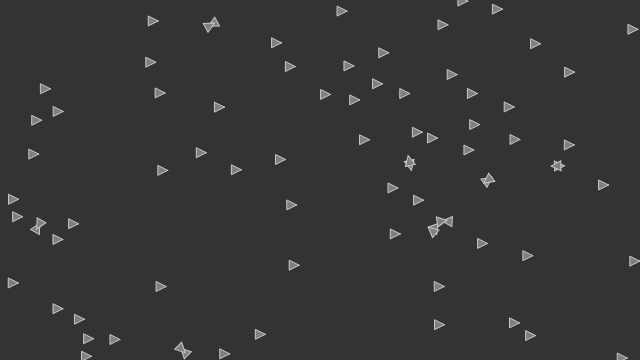
Frame 1 (no input)
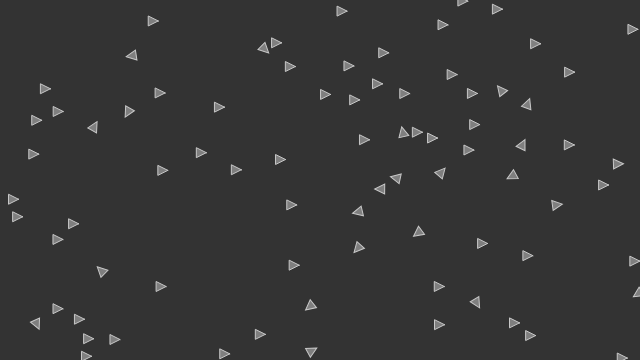
Frame 60 (no input)
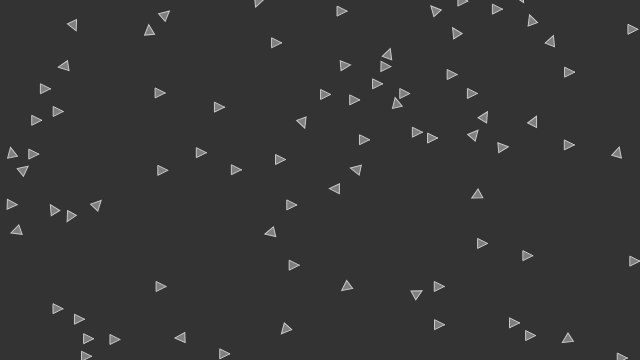
Frame 120 (the mouse pressed at the canvas centre since frame 60)

The p5.js sketch that drew these frames (run headless with seeded random() and noise() and a simulated clock; from frame 60 on, the mouse is pressed at the canvas centre):

// p5.js sketch
// ── sketch.js
// Daniel Shiffman
// https://www.kadenze.com/courses/the-nature-of-code
// http://natureofcode.com/
// Session 3: Separation and Seek

// Separation
// Via Reynolds: http://www.red3d.com/cwr/steer/

// A list of vehicles

var vehicles = [];

function setup() {
  createCanvas(640,360);
  // We are now making random vehicles and storing them in an array
  for (var i = 0; i < 80; i++) {
    vehicles.push(new Vehicle(random(width),random(height)));
  }
}

function draw() {
  background(51);  //200


  for (var i = 0; i < vehicles.length; i++) {
	vehicles[i].separate(vehicles);
    vehicles[i].borders();
    vehicles[i].update();
    vehicles[i].display(); 
  }

}


function mouseDragged() {
	vehicles.push(new Vehicle(mouseX,mouseY));
}

// ── vehicle.js
// Daniel Shiffman
// https://www.kadenze.com/courses/the-nature-of-code
// http://natureofcode.com/
// Session 3: Separation and Seek

// The "Vehicle" constructor


function Vehicle(x, y) {
  // All the usual stuff
  this.position = createVector(x, y);
  this.r = 10;
  this.maxspeed = 8;    // Maximum speed
  this.maxforce = 0.5;  // Maximum steering force
  this.acceleration = createVector(0, 0);
  this.velocity = createVector(0, 0);

  // A method that calculates a steering force towards a target
  // STEER = DESIRED MINUS VELOCITY
  this.seek = function(target) {
    var desired = p5.Vector.sub(target,this.position);  // A vector pointing from the location to the target

    // Normalize desired and scale to maximum speed
    desired.normalize();
    desired.mult(this.maxspeed);
    // Steering = Desired minus velocity
    var steer = p5.Vector.sub(desired,this.velocity);
    steer.limit(this.maxforce);  // Limit to maximum steering force

	this.applyForce(steer);
  }

  this.applyForce = function(force) {
    // We could add mass here if we want A = F / M
    this.acceleration.add(force);
  }

  // Separation
  // Method checks for nearby vehicles and steers away
  this.separate = function(vehicles) {
    var desiredseparation = 15;
    var sum = createVector(0, 0);
    var count = 0;
    // For every boid in the system, check if it's too close
    for (var i = 0; i < vehicles.length; i++) {
      var d = p5.Vector.dist(this.position, vehicles[i].position);
      // If the distance is greater than 0 and less than an arbitrary amount (0 when you are yourself)
      if ((d > 0) && (d < desiredseparation)) {
        // Calculate vector pointing away from neighbor
        var diff = p5.Vector.sub(this.position, vehicles[i].position);
        diff.normalize();
        diff.div(d);        // Weight by distance
        sum.add(diff);
        count++;            // Keep track of how many
      }
    }
    // Average -- divide by how many
    if (count > 0) {
      sum.div(count);
      // Our desired vector is the average scaled to maximum speed

	  sum.setMag(this.maxspeed);
	  var steer = p5.Vector.sub(sum,this.velocity);
      steer.limit(this.maxforce);  // Limit to maximum steering force
	  this.applyForce(steer);
    }
  }

  // Method to update location
  this.update = function() {
    // Update velocity
    this.velocity.add(this.acceleration);
    // Limit speed
    this.velocity.limit(this.maxspeed);
    this.position.add(this.velocity);
    // Reset accelertion to 0 each cycle
    this.acceleration.mult(0);
  }

  this.display = function() {
	var theta = this.velocity.heading() + PI/2;
    fill(127);
    stroke(200);
    push();
    translate(this.position.x, this.position.y);
	rotate(theta);
	
	beginShape();
	vertex(0,0);
	vertex(-this.r/2,this.r);
	vertex(this.r/2,this.r);	
	endShape(CLOSE);
	
//    ellipse(0, 0, this.r, this.r);
    pop();
  }

  // Wraparound
  this.borders = function() {
    if (this.position.x < -this.r) this.position.x =  width+this.r;
    if (this.position.y < -this.r) this.position.y = height+this.r;
    if (this.position.x >  width+this.r) this.position.x = -this.r;
    if (this.position.y > height+this.r) this.position.y = -this.r;
  }
}
